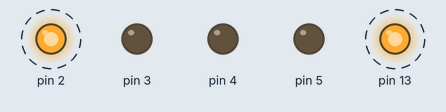
Bench run of a sketch on a simulated Arduino Uno, built with avr-gcc and run on an emulated ATmega328P. Parts: output pins drawn as LEDs (lit = HIGH). Dashed ring = blinking.

Above: at 0.5 s.
Timing chart, 0 to 4.6 s (numbered marks = the images above):
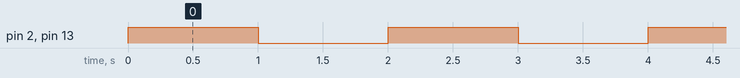

Measured:
- by itself, pin 2, pin 13: alternates HIGH for 1.0 s and LOW for 1.0 s

The sketch:

pollinBoardx.ino
```cpp
# include <avr/io.h>
//Test comment - Hello GitHub!
byte b;

void setup() {
  // put your setup code here, to run once:
pinMode(13, OUTPUT);
DDRD = B00111100;
}


void loop() {
 // put your main code here, to run repeatedly:
 digitalWrite(13, HIGH);   // turn the LED on (HIGH is the voltage level)
 b=4;
 PORTD = 4;//B00000100;
 delay(1000);                       // wait for a second

 digitalWrite(13, LOW);             // turn the LED off by making the voltage LOW
 PORTD = B00000000;
 delay(1000);                       // wait for a second
}
```
